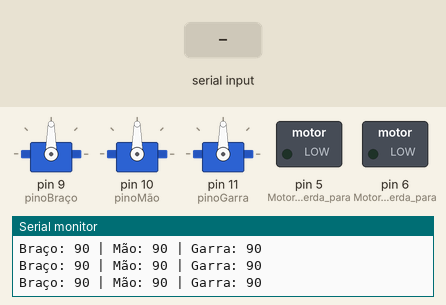
Bench run of a sketch on a simulated Arduino Uno, built for the host (arithmetic inside an expression is 32-bit, double 64-bit). On the bench: 3 × servo, switched loads named in the sketch (green lamp = pin HIGH), the last lines printed to the serial monitor. The inputs (shaded band) are chosen by the test bench. Pins used as bus, display or sensor lines are not drawn.

Above: at 1.2 s.
1.3 s: "U" received over the second serial link
At 2.5 s:
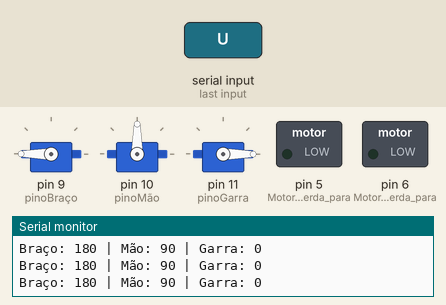
4.3 s: "F" received over the second serial link
At 5.5 s:
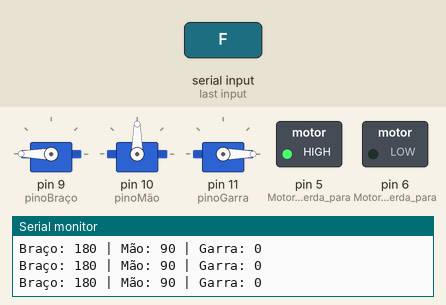
5.8 s: "B" received over the second serial link
At 7.0 s:
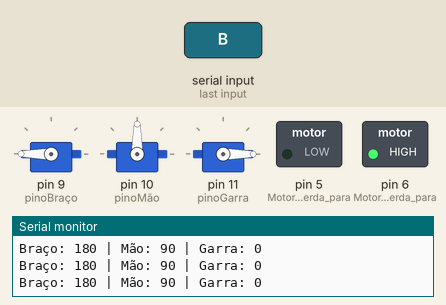
7.3 s: "D" received over the second serial link
At 9.9 s:
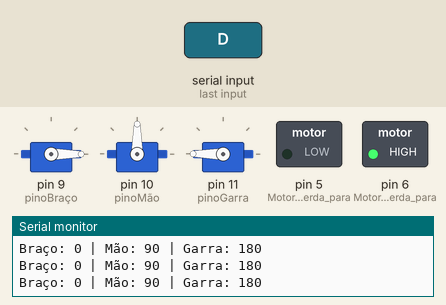
10.3 s: "L" received over the second serial link
At 11.0 s:
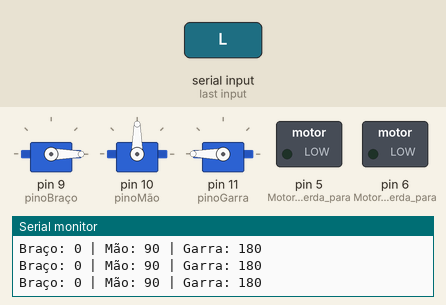
11.8 s: "R" received over the second serial link
At 12.3 s:
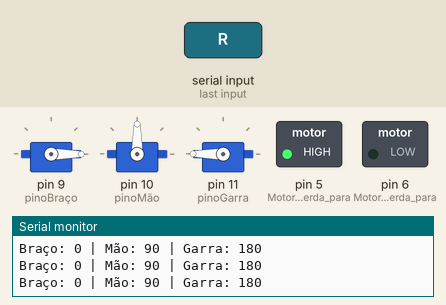
Timing chart, 0 to 14.3 s (numbered marks = the images above; inputs shaded):
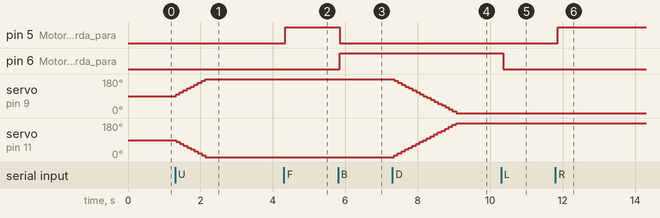

Measured:
- after the input at 1.3 s, servo on pin 9 (pinoBraço): moves from 90° to 180° over 0.80 s, starting at once; servo on pin 11 (pinoGarra): moves from 90° to 0° over 0.80 s, starting at once
- after the input at 4.3 s, pin 5 (Motores_da_esquerda_para): LOW → HIGH at once
- after the input at 5.8 s, pin 5 (Motores_da_esquerda_para): HIGH → LOW after 0.05 s; pin 6 (Motores_da_esquerda_para): LOW → HIGH after 0.05 s
- after the input at 7.3 s, servo on pin 9 (pinoBraço): moves from 180° to 0° over 1.7 s, starting after 0.05 s; servo on pin 11 (pinoGarra): moves from 0° to 180° over 1.7 s, starting after 0.05 s
- after the input at 10.3 s, pin 6 (Motores_da_esquerda_para): HIGH → LOW after 0.06 s
- after the input at 11.8 s, pin 5 (Motores_da_esquerda_para): LOW → HIGH after 0.07 s

The sketch:

TCC.ino
```cpp
#include <Servo.h>
#include <SoftwareSerial.h>

// Define conexões do Bluetooth
SoftwareSerial bluetooth(2, 3); // RX, TX

// Define os servos
Servo servoBraço;  // Servo que controla o movimento do braço
Servo servoMão;    // Servo que controla a posição da mão
Servo servoGarra;  // Servo que abre e fecha a garra

// Pinos dos servos
int pinoBraço = 9;
int pinoMão = 10;
int pinoGarra = 11;

// Variáveis para armazenar ângulos dos servos
int anguloBraço = 90;  // Ângulo inicial do braço
int anguloMão = 90;    // Ângulo inicial da mão
int anguloGarra = 90;  // Ângulo inicial da garra

// Variável para comandos Bluetooth
char t;

void setup() {
  // Configuração dos pinos dos motores
  pinMode(5, OUTPUT);   // Motores da esquerda para frente
  pinMode(6, OUTPUT);   // Motores da esquerda para trás
  pinMode(11, OUTPUT);  // Motores da direita para frente
  pinMode(10, OUTPUT);  // Motores da direita para trás
  pinMode(9, OUTPUT);   // LED

  // Inicializa comunicação serial para Bluetooth
  bluetooth.begin(9600);
  Serial.begin(9600);

  // Conectando os servos aos pinos
  servoBraço.attach(pinoBraço);
  servoMão.attach(pinoMão);
  servoGarra.attach(pinoGarra);

  // Posiciona os servos na posição inicial
  servoBraço.write(anguloBraço);
  servoMão.write(anguloMão);
  servoGarra.write(anguloGarra);

  Serial.println("Sistema pronto. Aguardando comandos via Bluetooth...");
}

void loop() {
  if (bluetooth.available()) {
    t = bluetooth.read();
    Serial.println(t);
  }

  // Controle simplificado dos motores (4 botões)
  if (t == 'F') {            // Move para frente
    digitalWrite(5, HIGH);
    digitalWrite(11, HIGH);
    digitalWrite(6, LOW);
    digitalWrite(10, LOW);
  }
  else if (t == 'B') {       // Move para trás
    digitalWrite(6, HIGH);
    digitalWrite(10, HIGH);
    digitalWrite(5, LOW);
    digitalWrite(11, LOW);
  }
  else if (t == 'L') {       // Vira à esquerda
    digitalWrite(5, LOW);
    digitalWrite(6, LOW);
    digitalWrite(11, HIGH);
    digitalWrite(10, LOW);
  }
  else if (t == 'R') {       // Vira à direita
    digitalWrite(5, HIGH);
    digitalWrite(6, LOW);
    digitalWrite(11, LOW);
    digitalWrite(10, LOW);
  }
  else if (t == 'S') {       // Para todos os motores
    digitalWrite(5, LOW);
    digitalWrite(6, LOW);
    digitalWrite(11, LOW);
    digitalWrite(10, LOW);
  }

  // Controle simplificado da garra (4 botões)
  if (t == 'U') {  // Levanta o braço e fecha a garra ao mesmo tempo
    anguloBraço += 10;
    anguloGarra -= 10;
    if (anguloBraço > 180) anguloBraço = 180;
    if (anguloGarra < 0) anguloGarra = 0;
    servoBraço.write(anguloBraço);
    servoGarra.write(anguloGarra);
  }
  else if (t == 'D') {  // Abaixa o braço e abre a garra ao mesmo tempo
    anguloBraço -= 10;
    anguloGarra += 10;
    if (anguloBraço < 0) anguloBraço = 0;
    if (anguloGarra > 180) anguloGarra = 180;
    servoBraço.write(anguloBraço);
    servoGarra.write(anguloGarra);
  }
  else if (t == 'O') {  // Levanta a mão (abre para pegar algo)
    anguloMão += 10;
    if (anguloMão > 180) anguloMão = 180;
    servoMão.write(anguloMão);
  }
  else if (t == 'C') {  // Abaixa a mão (fecha para pegar algo)
    anguloMão -= 10;
    if (anguloMão < 0) anguloMão = 0;
    servoMão.write(anguloMão);
  }

  // Exibe os ângulos atuais dos servos
  Serial.print("Braço: ");
  Serial.print(anguloBraço);
  Serial.print(" | Mão: ");
  Serial.print(anguloMão);
  Serial.print(" | Garra: ");
  Serial.println(anguloGarra);

  delay(100);
}
```
